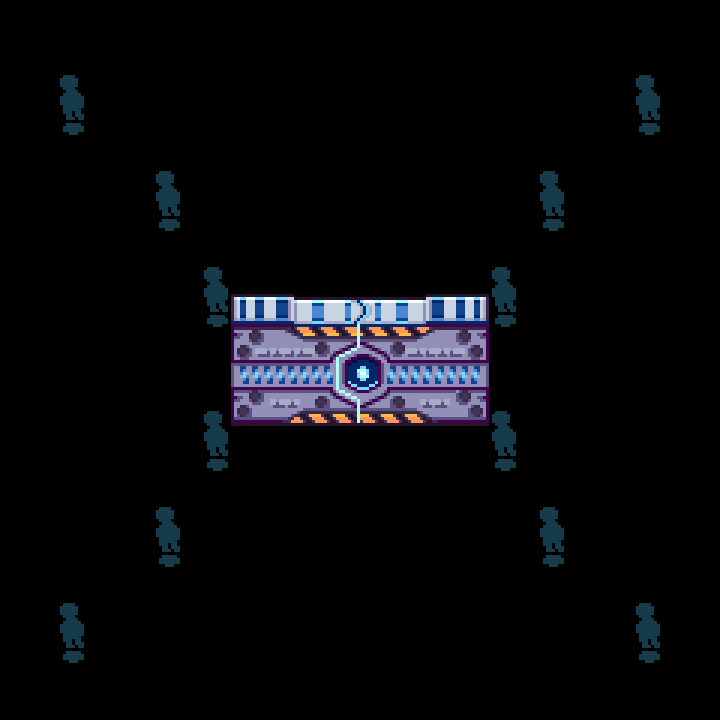

This is a level from a 2D game, rendered from its Tiled map with the project's own tilesets. A one-line summary and the complete map file follow:
An orthogonal 15x15 tile map with 48x48 px tiles, 2 tile layers (Tile Layer 1, Above_Player).

<map version="1.10" tiledversion="1.10.2" orientation="orthogonal" renderorder="right-down" width="15" height="15" tilewidth="48" tileheight="48" infinite="0" nextlayerid="3" nextobjectid="1">
 <tileset firstgid="1" source="Tilesets/tilesStuff.tsx" />
 <layer id="1" name="Tile Layer 1" width="15" height="15">
  <data encoding="csv">
0,0,0,0,0,0,0,0,0,0,0,0,0,0,0,
0,0,0,0,0,0,0,0,0,0,0,0,0,0,0,
0,0,0,0,0,0,0,0,0,0,0,0,0,0,0,
0,0,0,0,0,0,0,0,0,0,0,0,0,0,0,
0,0,0,0,0,0,0,0,0,0,0,0,0,0,0,
0,0,0,0,0,0,0,0,0,0,0,0,0,0,0,
0,0,0,0,151,152,153,154,155,156,157,0,0,0,0,
0,0,0,0,188,189,190,191,192,193,194,0,0,0,0,
0,0,0,0,225,226,227,228,229,230,231,0,0,0,0,
0,0,0,0,0,0,0,0,0,0,0,0,0,0,0,
0,0,0,0,0,0,0,0,0,0,0,0,0,0,0,
0,0,0,0,0,0,0,0,0,0,0,0,0,0,0,
0,0,0,0,0,0,0,0,0,0,0,0,0,0,0,
0,0,0,0,0,0,0,0,0,0,0,0,0,0,0,
0,0,0,0,0,0,0,0,0,0,0,0,0,0,0
</data>
 </layer>
 <layer id="2" name="Above_Player" width="15" height="15">
  <data encoding="csv">
0,0,0,0,0,0,0,0,0,0,0,0,0,0,0,
0,34,0,0,0,0,0,0,0,0,0,0,0,34,0,
0,71,0,0,0,0,0,0,0,0,0,0,0,71,0,
0,0,0,34,0,0,0,0,0,0,0,34,0,0,0,
0,0,0,71,0,0,0,0,0,0,0,71,0,0,0,
0,0,0,0,34,0,0,0,0,0,34,0,0,0,0,
0,0,0,0,71,0,0,0,0,0,71,0,0,0,0,
0,0,0,0,0,0,0,0,0,0,0,0,0,0,0,
0,0,0,0,34,0,0,0,0,0,34,0,0,0,0,
0,0,0,0,71,0,0,0,0,0,71,0,0,0,0,
0,0,0,34,0,0,0,0,0,0,0,34,0,0,0,
0,0,0,71,0,0,0,0,0,0,0,71,0,0,0,
0,34,0,0,0,0,0,0,0,0,0,0,0,34,0,
0,71,0,0,0,0,0,0,0,0,0,0,0,71,0,
0,0,0,0,0,0,0,0,0,0,0,0,0,0,0
</data>
 </layer>
</map>
